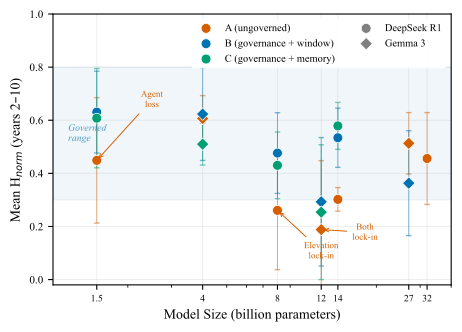

Reproduce this figure in Python.
"""
SAGE Paper — Figure 3: Cross-Model Scaling of Behavioral Entropy
=================================================================
Shows mean normalised Shannon entropy vs model size for DeepSeek R1 and
Gemma 3 families, grouped by governance treatment (A/B/C).

Key message:
  - Without governance (Group A): entropy varies wildly across model sizes,
    with frequent mode collapse (DeepSeek 8b -> Elevation, Gemma 12b -> Both).
  - With governance (B/C): entropy stays in a healthy range regardless of
    model size, preventing mode collapse.

Reads:
  SQ2_Final_Results/yearly_entropy_audited.csv  (DeepSeek R1: 1.5b-32b)
  SQ2_Final_Results/gemma3_entropy_audited.csv  (Gemma 3: 4b-27b)

Usage:
  python fig3_scaling_ebe.py
"""

import os
import sys
from pathlib import Path

import matplotlib
matplotlib.use("Agg")
import matplotlib.pyplot as plt
import matplotlib.ticker as mticker
import numpy as np
import pandas as pd

# ---------- paths ----------
SCRIPT_DIR = Path(__file__).resolve().parent
SQ2 = SCRIPT_DIR.parents[0] / "SQ2_Final_Results"

# ---------- style ----------
plt.rcParams.update({
    "font.family": "serif",
    "font.serif": ["Times New Roman", "DejaVu Serif"],
    "font.size": 9,
    "axes.labelsize": 10,
    "axes.titlesize": 10,
    "legend.fontsize": 7.5,
    "xtick.labelsize": 8,
    "ytick.labelsize": 8,
    "figure.dpi": 300,
    "savefig.dpi": 300,
    "savefig.bbox": "tight",
})

# Okabe-Ito palette
C_A = "#D55E00"   # vermillion
C_B = "#0072B2"   # blue
C_C = "#009E73"   # teal

# Model parameters (billions)
MODEL_SIZES = {
    "deepseek_r1_1_5b": 1.5,
    "deepseek_r1_8b": 8,
    "deepseek_r1_14b": 14,
    "deepseek_r1_32b": 32,
    "gemma3_4b": 4,
    "gemma3_12b": 12,
    "gemma3_27b": 27,
}

MODEL_FAMILY = {
    "deepseek_r1_1_5b": "DeepSeek R1",
    "deepseek_r1_8b": "DeepSeek R1",
    "deepseek_r1_14b": "DeepSeek R1",
    "deepseek_r1_32b": "DeepSeek R1",
    "gemma3_4b": "Gemma 3",
    "gemma3_12b": "Gemma 3",
    "gemma3_27b": "Gemma 3",
}


def load_data():
    """Load and merge DeepSeek + Gemma entropy data."""
    ds_path = SQ2 / "yearly_entropy_audited.csv"
    gm_path = SQ2 / "gemma3_entropy_audited.csv"

    frames = []
    if ds_path.exists():
        frames.append(pd.read_csv(ds_path))
    else:
        print(f"WARNING: {ds_path} not found")

    if gm_path.exists():
        frames.append(pd.read_csv(gm_path))
    else:
        print(f"WARNING: {gm_path} not found")

    if not frames:
        print("No data found. Exiting.")
        sys.exit(1)

    df = pd.concat(frames, ignore_index=True)
    df["Size_B"] = df["Model"].map(MODEL_SIZES)
    df["Family"] = df["Model"].map(MODEL_FAMILY)
    return df


def compute_mean_entropy(df):
    """Compute mean H_norm per model × group (years 2-10 to exclude startup)."""
    # Use years 2-10 to get converged behavior, not initial conditions
    df_conv = df[df["Year"] >= 2].copy()
    summary = (
        df_conv.groupby(["Model", "Group"])
        .agg(
            Mean_H_norm=("Shannon_Entropy_Norm", "mean"),
            Std_H_norm=("Shannon_Entropy_Norm", "std"),
            Size_B=("Size_B", "first"),
            Family=("Family", "first"),
        )
        .reset_index()
    )
    return summary


def main():
    df = load_data()
    summary = compute_mean_entropy(df)

    fig, ax = plt.subplots(figsize=(4.5, 3.2), constrained_layout=True)

    # Plot each group × family combination
    group_cfg = {
        "Group_A": {"color": C_A, "label": "A (ungoverned)", "zorder": 3},
        "Group_B": {"color": C_B, "label": "B (governance + window)", "zorder": 4},
        "Group_C": {"color": C_C, "label": "C (governance + memory)", "zorder": 5},
    }

    family_markers = {
        "DeepSeek R1": {"marker": "o", "size": 50},
        "Gemma 3": {"marker": "D", "size": 40},
    }

    # Plot data points
    for group, gcfg in group_cfg.items():
        g = summary[summary["Group"] == group]
        if g.empty:
            continue

        for family, fmcfg in family_markers.items():
            gf = g[g["Family"] == family]
            if gf.empty:
                continue

            label = f"{gcfg['label']}" if family == "DeepSeek R1" else None
            ax.scatter(
                gf["Size_B"], gf["Mean_H_norm"],
                c=gcfg["color"],
                marker=fmcfg["marker"],
                s=fmcfg["size"],
                edgecolors="white",
                linewidths=0.5,
                zorder=gcfg["zorder"],
                label=label,
            )
            # Error bars
            ax.errorbar(
                gf["Size_B"], gf["Mean_H_norm"],
                yerr=gf["Std_H_norm"],
                fmt="none",
                ecolor=gcfg["color"],
                elinewidth=0.7,
                capsize=2,
                alpha=0.5,
                zorder=2,
            )

    # --- Annotations for mode collapse ---
    # DeepSeek R1 8B Group A: mode collapse to Elevation
    ds8b_a = summary[(summary["Model"] == "deepseek_r1_8b") & (summary["Group"] == "Group_A")]
    if not ds8b_a.empty:
        ax.annotate(
            "Elevation\nlock-in",
            xy=(8, ds8b_a["Mean_H_norm"].values[0]),
            xytext=(12, 0.08),
            fontsize=6.5, color=C_A, ha="center",
            arrowprops=dict(arrowstyle="->", color=C_A, lw=0.7),
        )

    # Gemma 12B Group A: mode collapse to Both
    gm12_a = summary[(summary["Model"] == "gemma3_12b") & (summary["Group"] == "Group_A")]
    if not gm12_a.empty:
        ax.annotate(
            "Both\nlock-in",
            xy=(12, gm12_a["Mean_H_norm"].values[0]),
            xytext=(18, 0.15),
            fontsize=6.5, color=C_A, ha="center",
            arrowprops=dict(arrowstyle="->", color=C_A, lw=0.7),
        )

    # DeepSeek 1.5B Group A: agent loss / collapse
    ds15_a = summary[(summary["Model"] == "deepseek_r1_1_5b") & (summary["Group"] == "Group_A")]
    if not ds15_a.empty:
        ax.annotate(
            "Agent\nloss",
            xy=(1.5, ds15_a["Mean_H_norm"].values[0]),
            xytext=(2.5, 0.65),
            fontsize=6.5, color=C_A, ha="center",
            arrowprops=dict(arrowstyle="->", color=C_A, lw=0.7),
        )

    # --- Family marker legend ---
    ax.scatter([], [], marker="o", c="gray", s=50, edgecolors="white",
               linewidths=0.5, label="DeepSeek R1")
    ax.scatter([], [], marker="D", c="gray", s=40, edgecolors="white",
               linewidths=0.5, label="Gemma 3")

    ax.set_xscale("log")
    ax.set_xlabel("Model Size (billion parameters)")
    ax.set_ylabel("Mean H$_{norm}$ (years 2–10)")
    ax.set_xlim(1, 40)
    ax.set_ylim(-0.02, 1.0)

    # Custom x-ticks — offset 12/14 labels to avoid overlap
    ax.set_xticks([1.5, 4, 8, 12, 14, 27, 32])
    ax.set_xticklabels(["1.5", "4", "8", "12", "14", "27", "32"],
                        fontsize=7)
    ax.xaxis.set_minor_formatter(mticker.NullFormatter())
    # Nudge 12B and 14B ticks to avoid overlap
    for tick in ax.xaxis.get_major_ticks():
        tick.label1.set_horizontalalignment("center")

    ax.legend(loc="upper right", framealpha=0.9, edgecolor="none", ncol=2)
    ax.grid(True, alpha=0.2)

    # Governance zone annotation
    ax.axhspan(0.3, 0.8, alpha=0.06, color=C_B, zorder=0)
    ax.text(1.15, 0.55, "Governed\nrange", fontsize=7, color=C_B,
            ha="left", va="center", style="italic", alpha=0.7)

    # ======== Save ========
    out_png = SCRIPT_DIR / "fig3_scaling_ebe.png"
    fig.savefig(out_png, dpi=300)
    print(f"Saved: {out_png}")

    out_pdf = SCRIPT_DIR / "fig3_scaling_ebe.pdf"
    fig.savefig(out_pdf)
    print(f"Saved: {out_pdf}")

    plt.close()

    # Print summary table
    print("\n--- Cross-Model Mean H_norm (years 2-10) ---")
    pivot = summary.pivot_table(
        index="Model", columns="Group", values="Mean_H_norm", aggfunc="first"
    )
    pivot["Size_B"] = pivot.index.map(MODEL_SIZES)
    pivot = pivot.sort_values("Size_B")
    print(pivot.to_string(float_format="{:.3f}".format))


if __name__ == "__main__":
    main()
